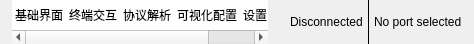
     <widget class="QWidget" name="navBarWidget">
      <property name="minimumSize">
       <size>
        <width>0</width>
        <height>44</height>
       </size>
      </property>
      <property name="maximumSize">
       <size>
        <width>16777215</width>
        <height>44</height>
       </size>
      </property>
      <layout class="QHBoxLayout" name="navBarLayout">
       <property name="spacing">
        <number>4</number>
       </property>
       <property name="leftMargin">
        <number>12</number>
       </property>
       <property name="topMargin">
        <number>0</number>
       </property>
       <property name="rightMargin">
        <number>12</number>
       </property>
       <property name="bottomMargin">
        <number>0</number>
       </property>
       <item>
        <widget class="QListWidget" name="navList">
         <property name="sizePolicy">
          <sizepolicy hsizetype="Expanding" vsizetype="Preferred">
           <horstretch>0</horstretch>
           <verstretch>0</verstretch>
          </sizepolicy>
         </property>
         <property name="frameShape">
          <enum>QFrame::NoFrame</enum>
         </property>
         <property name="flow">
          <enum>QListView::LeftToRight</enum>
         </property>
         <item>
          <property name="text">
           <string>基础界面</string>
          </property>
         </item>
         <item>
          <property name="text">
           <string>终端交互</string>
          </property>
         </item>
         <item>
          <property name="text">
           <string>协议解析</string>
          </property>
         </item>
         <item>
          <property name="text">
           <string>可视化配置</string>
          </property>
         </item>
         <item>
          <property name="text">
           <string>设置</string>
          </property>
         </item>
        </widget>
       </item>
      <item>
               <widget class="QWidget" name="connectionStatusWidget">
                <layout class="QHBoxLayout" name="connectionStatusLayout">
                 <property name="spacing">
                  <number>8</number>
                 </property>
                 <property name="leftMargin">
                  <number>0</number>
                 </property>
                 <property name="rightMargin">
                  <number>0</number>
                 </property>
                 <item>
                  <widget class="QLabel" name="statusIndicator">
                   <property name="minimumSize">
                    <size>
                     <width>10</width>
                     <height>10</height>
                    </size>
                   </property>
                   <property name="maximumSize">
                    <size>
                     <width>10</width>
                     <height>10</height>
                    </size>
                   </property>
                   <property name="text">
                    <string/>
                   </property>
                  </widget>
                 </item>
                 <item>
                  <widget class="QLabel" name="connectionStatusLabel">
                   <property name="text">
                    <string>Disconnected</string>
                   </property>
                  </widget>
                 </item>
                </layout>
               </widget>
              </item>
              <item>
               <widget class="QFrame" name="statusDivider1">
                <property name="frameShape">
                 <enum>QFrame::VLine</enum>
                </property>
                <property name="frameShadow">
                 <enum>QFrame::Plain</enum>
                </property>
               </widget>
              </item>
              <item>
               <widget class="QLabel" name="portInfoLabel">
                <property name="text">
                 <string>No port selected</string>
                </property>
               </widget>
              </item>
              </layout>
     </widget>
